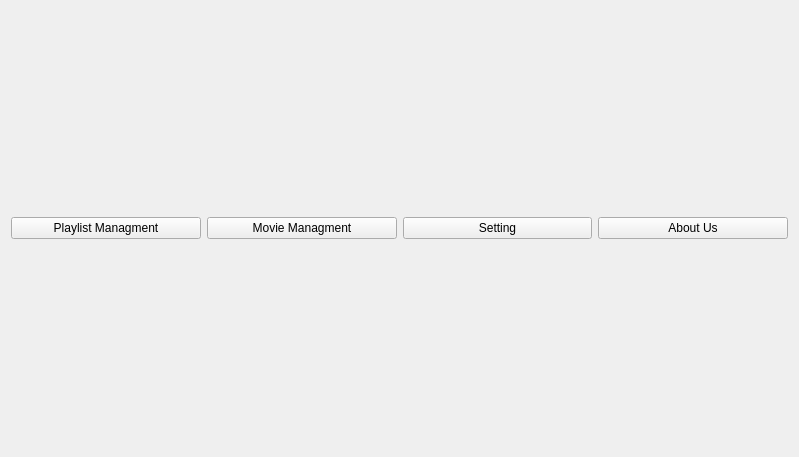
<?xml version="1.0" encoding="UTF-8"?>
<ui version="4.0">
 <class>ToolBoxWidget</class>
 <widget class="QWidget" name="ToolBoxWidget">
  <property name="geometry">
   <rect>
    <x>0</x>
    <y>0</y>
    <width>799</width>
    <height>457</height>
   </rect>
  </property>
  <property name="windowTitle">
   <string>Form</string>
  </property>
  <layout class="QHBoxLayout" name="horizontalLayout">
   <item>
    <widget class="QPushButton" name="pushButton_playlist_management">
     <property name="text">
      <string>Playlist Managment</string>
     </property>
    </widget>
   </item>
   <item>
    <widget class="QPushButton" name="pushButton_movie_managment">
     <property name="text">
      <string>Movie Managment</string>
     </property>
    </widget>
   </item>
   <item>
    <widget class="QPushButton" name="pushButton_setting">
     <property name="text">
      <string>Setting</string>
     </property>
    </widget>
   </item>
   <item>
    <widget class="QPushButton" name="pushButton_about_us">
     <property name="text">
      <string>About Us</string>
     </property>
    </widget>
   </item>
  </layout>
 </widget>
 <resources/>
 <connections/>
</ui>
